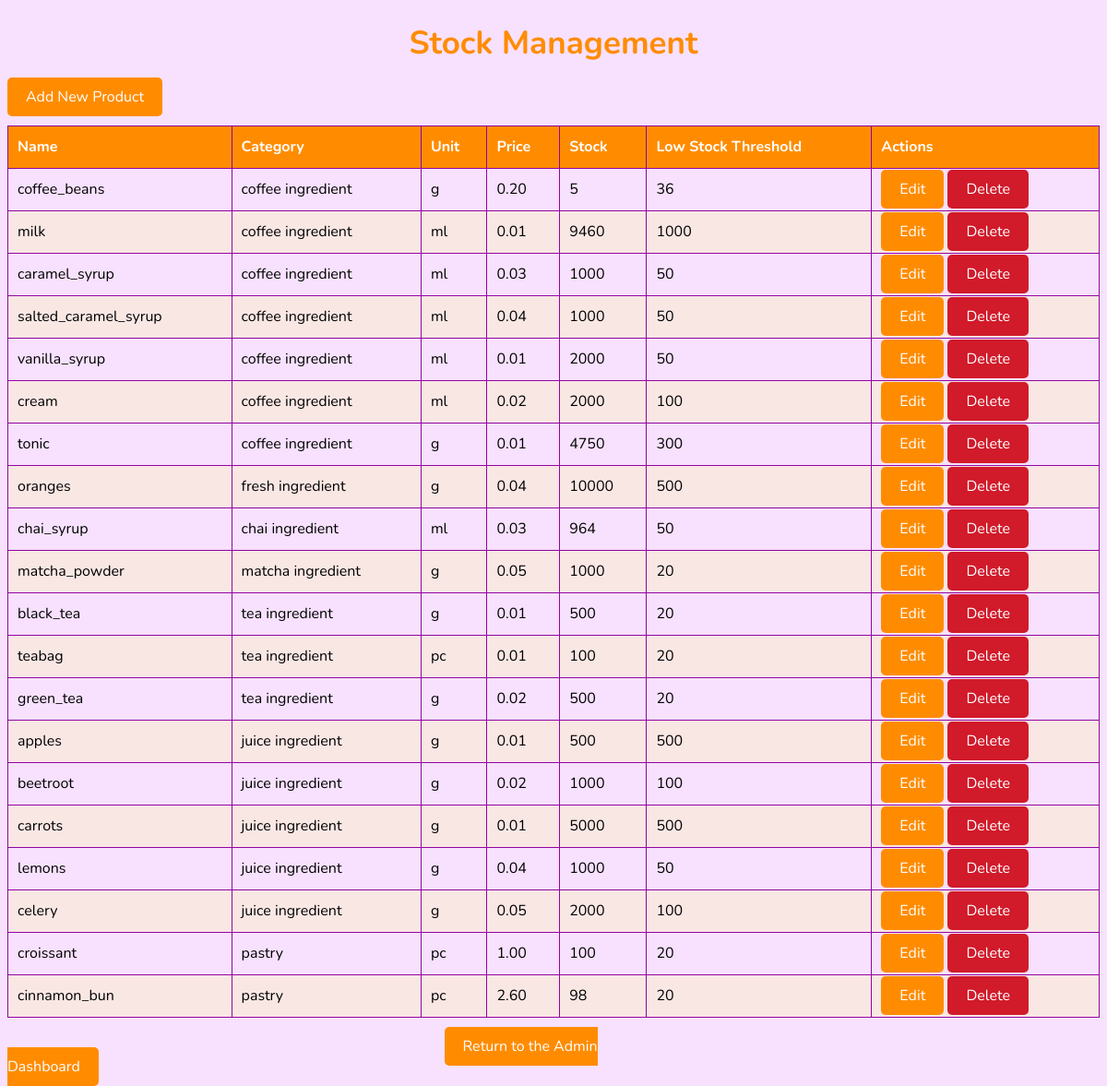
The app's page /stock_management/ (signed in), older data.
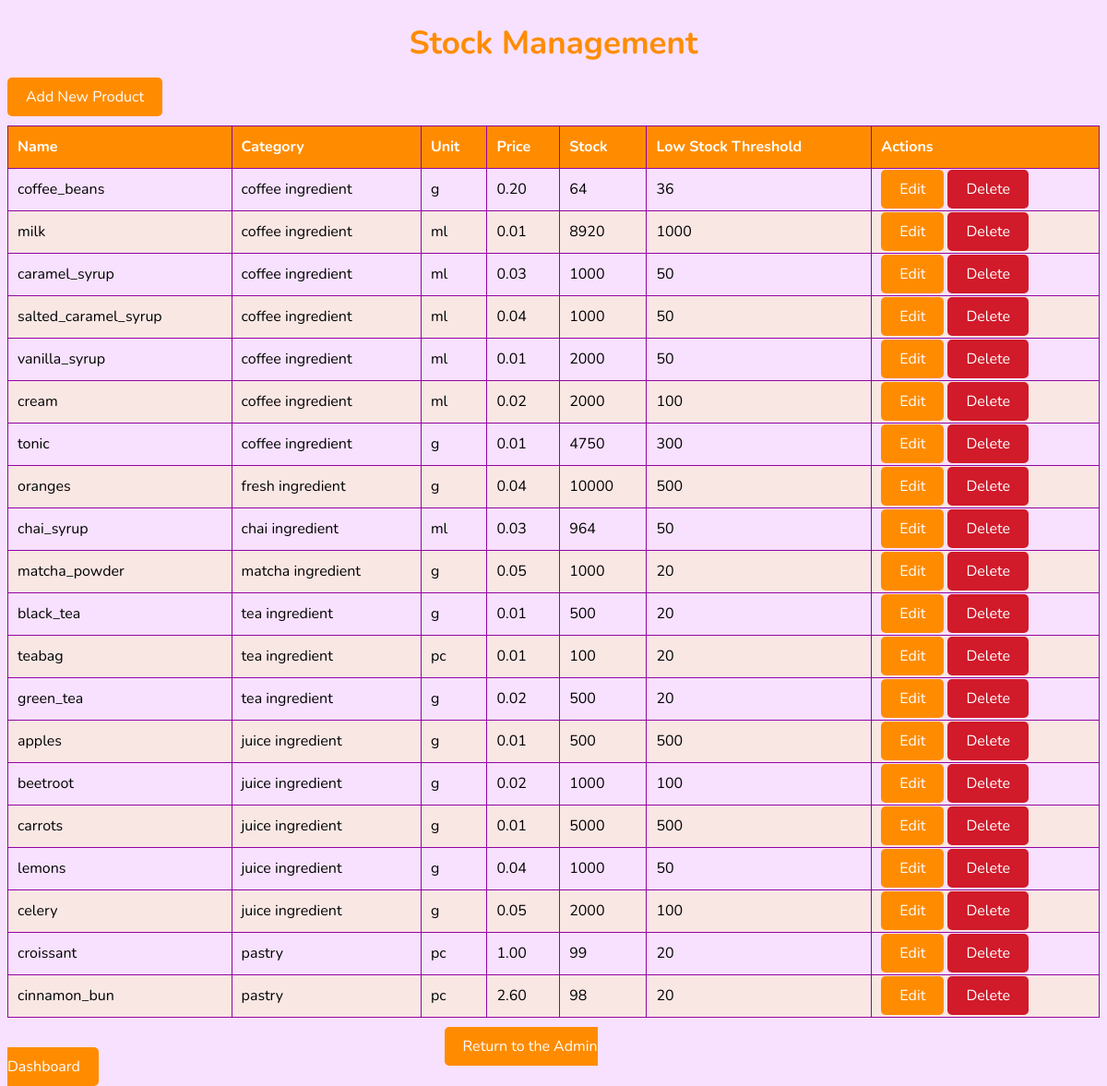
The same page, newer data.
### stock_management/models.py (models this page shows, shortened)
class Product(models.Model):
    name = models.CharField(max_length=100)
    category = models.CharField(max_length=50)
    unit = models.CharField(max_length=15)
    price = models.DecimalField(max_digits=10, decimal_places=2)
    stock = models.PositiveIntegerField(default=0)
    low_stock_threshold = models.PositiveIntegerField(default=5)

### stock_management/views.py (the view)
# urls.py: path('stock_management/', stock_management, name='stock_management'),
def stock_management(request):
    if not request.user.is_admin():
        return redirect('login')
    products = Product.objects.all()
    return render(request, 'stock_management.html', {'products': products})

### stock_management/models.py (called while the page is built)
    def is_admin(self):
        return self.role == 'admin'

### templates/stock_management.html (shortened to what this page needs)
<!DOCTYPE html>
<html lang="en">
<head>
    {% load static %}
    <link rel="stylesheet" href="{% static 'css/styles.css' %}">
</head>
<body>
    <h1>Stock Management</h1>
    <a href="{% url 'stock_create' %}" class="button" id="add">Add New Product</a>
    <table>
        <thead>
            <tr>
                <th>Name</th>
                <th>Category</th>
                <th>Unit</th>
                <th>Price</th>
                <th>Stock</th>
                <th>Low Stock Threshold</th>
                <th>Actions</th>
            </tr>
        </thead>
        <tbody>
            {% for product in products %}
            <tr>
                <td>{{ product.name }}</td>
                <td>{{ product.category }}</td>
                <td>{{ product.unit }}</td>
                <td>{{ product.price }}</td>
                <td>{{ product.stock }}</td>
                <td>{{ product.low_stock_threshold }}</td>
                <td>
                    <a href="{% url 'stock_update' product.pk %}" class="button">Edit</a>
                    <a href="{% url 'stock_delete' product.pk %}" class="button delete">Delete</a>
                </td>
            </tr>
            {% endfor %}
        </tbody>
    </table>
    <a href="{% url 'admin_dashboard' %}" id="return">Return to the Admin Dashboard</a>
</body>
</html>

Row changes from the older to the newer data that the page shows:
changed Product "coffee_beans": stock "5" → "64"
changed Product "milk": stock "9460" → "8920"
changed Product "croissant": stock "100" → "99"
